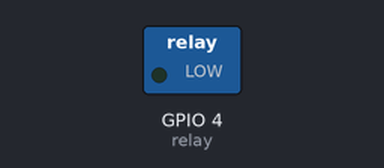
This sketch was run on a simulated ESP32. Parts: switched loads named in the sketch (green lamp = pin HIGH).

Above: at 0.5 s.
At 5.0 s:
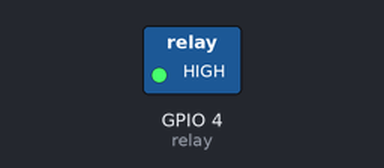
Timing chart, 0 to 6.9 s (numbered marks = the images above):
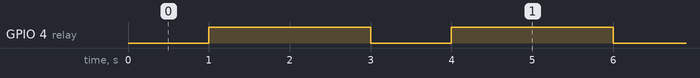

Measured:
- by itself, GPIO 4 (relay): alternates HIGH for 2.0 s and LOW for 1.0 s

The sketch:

relay-esp32.ino
```cpp
#define relay 4
void setup() {
  // put your setup code here, to run once:
  pinMode(relay, OUTPUT);
}

void loop() {
  // put your main code here, to run repeatedly:
  digitalWrite(relay, LOW);
  delay(1000);
  digitalWrite(relay, HIGH);
  delay(2000);
}
```
